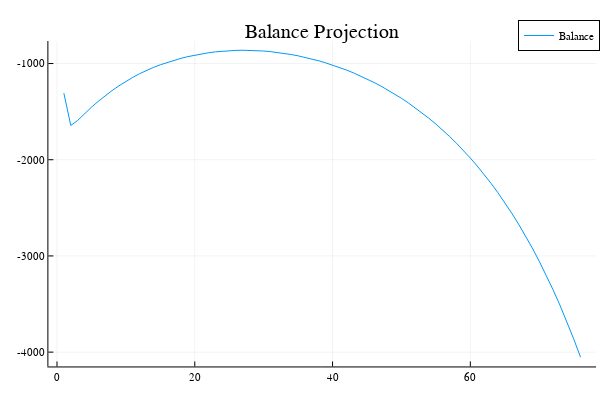

Notebook source saved alongside this figure:
### Code cell
plot(bal, title = "Balance Projection", label = "Balance", size = (800, 640))

### Figure 1 — Plotly figure (JSON) as saved in the notebook; plotly's stock layout.template omitted (floating-point values rounded to 4 significant figures)
{"data": [{"colorbar": {"title": {"text": ""}}, "legendgroup": "Balance", "line": {"color": "rgba(0, 154, 250, 1.000)", "dash": "solid", "shape": "linear", "width": 1}, "mode": "lines", "name": "Balance", "showlegend": true, "type": "scatter", "x": [1, 2, 3, 4, 5, 6, 7, 8, 9, 10, 11, 12, 13, 14, 15, 16, 17, 18, 19, 20, 21, 22, 23, 24, 25, 26, 27, 28, 29, 30, 31, 32, 33, 34, 35, 36, 37, 38, 39, 40, 41, 42, 43, 44, 45, 46, 47, 48, 49, 50, 51, 52, 53, 54, 55, 56, 57, 58, 59, 60, 61, 62, 63, 64, 65, 66, 67, 68, 69, 70, 71, 72, 73, 74, 75, 76], "xaxis": "x", "y": [-1308.0, -1644.0, -1592.0, -1521.0, -1454.0, -1392.0, -1334.0, -1281.0, -1231.0, -1186.0, -1144.0, -1105.0, -1071.0, -1040.0, -1013.0, -988.3, -965.8, -945.8, -928.1, -912.7, -899.2, -887.8, -878.5, -871.3, -866.2, -863.1, -861.9, -862.7, -865.3, -869.9, -876.2, -884.4, -894.4, -906.3, -919.9, -935.3, -952.6, -971.7, -992.7, -1016.0, -1040.0, -1067.0, -1096.0, -1127.0, -1160.0, -1196.0, -1233.0, -1273.0, -1316.0, -1361.0, -1409.0, -1460.0, -1513.0, -1570.0, -1629.0, -1693.0, -1759.0, -1830.0, -1904.0, -1982.0, -2065.0, -2153.0, -2245.0, -2342.0, -2445.0, -2554.0, -2669.0, -2791.0, -2919.0, -3055.0, -3198.0, -3350.0, -3511.0, -3682.0, -3862.0, -4053.0], "yaxis": "y", "zmax": null, "zmin": null}], "layout": {"annotations": [{"font": {"color": "rgba(0, 0, 0, 1)", "family": "sans-serif", "size": 20}, "rotation": 0, "showarrow": false, "text": "Balance Projection", "x": 0.537, "xanchor": "center", "xref": "paper", "y": 1, "yanchor": "top", "yref": "paper"}], "height": 400, "legend": {"bgcolor": "rgba(255, 255, 255, 1.000)", "bordercolor": "rgba(0, 0, 0, 1)", "borderwidth": 1, "font": {"color": "rgba(0, 0, 0, 1)", "family": "sans-serif", "size": 11}, "tracegroupgap": 0, "traceorder": "normal", "x": 1, "xanchor": "auto", "y": 1, "yanchor": "auto"}, "margin": {"b": 20, "l": 0, "r": 0, "t": 20}, "paper_bgcolor": "rgba(255, 255, 255, 1.000)", "plot_bgcolor": "rgba(255, 255, 255, 1.000)", "showlegend": true, "width": 600, "xaxis": {"anchor": "y", "domain": [0.08064, 0.9934], "gridcolor": "rgba(0, 0, 0, 0.1)", "gridwidth": 0.5, "linecolor": "rgba(0, 0, 0, 1)", "mirror": false, "range": [-1.25, 78.25], "showgrid": true, "showline": true, "showticklabels": true, "tickangle": 0, "tickcolor": "rgb(0, 0, 0)", "tickfont": {"color": "rgba(0, 0, 0, 1)", "family": "sans-serif", "size": 11}, "tickmode": "array", "ticks": "inside", "ticktext": ["0", "20", "40", "60"], "tickvals": [0, 20, 40, 60], "title": {"font": {"color": "rgba(0, 0, 0, 1)", "family": "sans-serif", "size": 15}, "text": ""}, "type": "linear", "visible": true, "zeroline": false, "zerolinecolor": "rgba(0, 0, 0, 1)"}, "yaxis": {"anchor": "x", "domain": [0.03762, 0.9415], "gridcolor": "rgba(0, 0, 0, 0.1)", "gridwidth": 0.5, "linecolor": "rgba(0, 0, 0, 1)", "mirror": false, "range": [-4149.0, -766.2], "showgrid": true, "showline": true, "showticklabels": true, "tickangle": 0, "tickcolor": "rgb(0, 0, 0)", "tickfont": {"color": "rgba(0, 0, 0, 1)", "family": "sans-serif", "size": 11}, "tickmode": "array", "ticks": "inside", "ticktext": ["-4000", "-3000", "-2000", "-1000"], "tickvals": [-4000, -3000, -2000, -1000], "title": {"font": {"color": "rgba(0, 0, 0, 1)", "family": "sans-serif", "size": 15}, "text": ""}, "type": "linear", "visible": true, "zeroline": false, "zerolinecolor": "rgba(0, 0, 0, 1)"}}}
